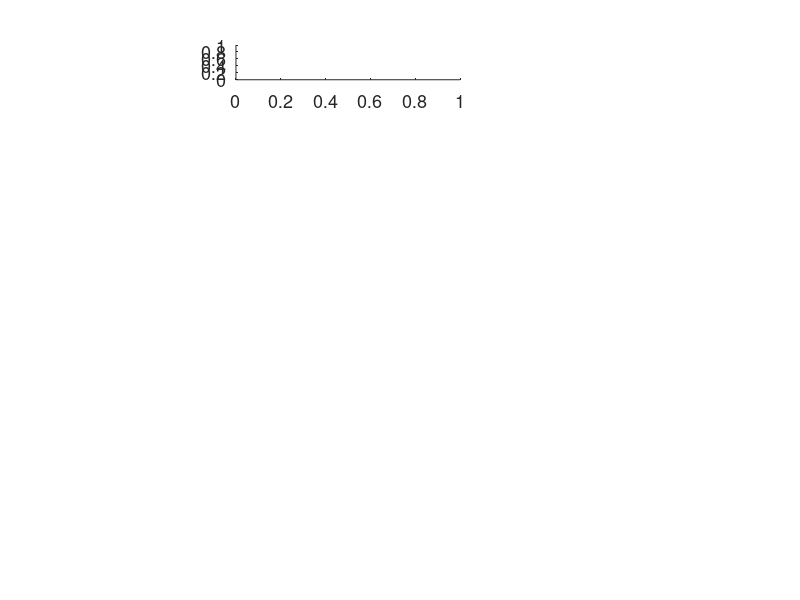

This chart was generated by the following MATLAB code: (Note: this script raises an error after producing the figure.)
function create_master_figure()
    % Main function to create a master figure with subplots and custom figures
    
    % Create master figure
    masterFig = figure;

    % Set font sizes to 5 times larger
    font_size = 1.3 * 10; % Assuming default font size is 10
    set(masterFig, 'DefaultAxesFontSize', font_size);
    set(masterFig, 'DefaultTextFontSize', font_size);


    % Step 1: Plot the audio waveform (spanning the 1st row)
    subplot(7, 10, [3, 4, 5 , 6]);
    [audio_signal, sampling_rate] = plot_waveform('backward0.wav');
    xlim([0, 1]); % Ensure full time range is displayed

    % Step 2: Plot windowed framings (spanning the 2nd row)
    subplot(7, 10, [13,14,15,16]); % Match full row width
    fft_size = 1600;
    number_of_windows = 4;
    window_start_times = [0.1, 0.15, 0.2, 0.6];
    [fft_results, frequencies] = plot_framings(audio_signal, sampling_rate, fft_size, number_of_windows, window_start_times);
    legend(arrayfun(@(x) ['Frame ' num2str(x)], 1:number_of_windows, 'UniformOutput', false));
    

    % Align the x-axis for windowed framings
    xlim([0, 1]); % Match the full time range for alignment

    % Step 3: Plot FFT results (3rd row, one per column)
    colors = ['r', 'g', 'b', 'm']; % Define colors for the frames

    for i = 1:number_of_windows
        if i == 4
            % For the 4th frame, adjust the subplot span to shift the title
            subplot(7, 10, [26]); % Use more right-shifted columns for the 4th frame
        else
            subplot(7, 10, 21 + i); % Default position for other frames
        end

        plot(frequencies{i}(1:fft_size/2), fft_results{i}(1:fft_size/2), 'Color', colors(i));

        if i == 4
            title('FFT of the i-th Frame'); % Special title for the 4th frame
        else
            title(['FFT of Frame ' num2str(i)]);
        end
        xlabel('Frequency (Hz)');
        ylabel('Magnitude');
        % grid on;
    end


    % Step 5: Plot the Mel filter bank (Row 4, Column 2)
    subplot(7, 10, [34, 35]) % Row 4, Column 2
    plot_mel_filters(sampling_rate, fft_size); % Call a dedicated function to plot filters    

    % Step 6: Apply Mel filters to FFT results and plot Mel-filtered results (Row 5)
    for i = 1:number_of_windows
        if i == 4
            % For the 4th frame, adjust the subplot span to shift the title
            subplot(7, 10, [46]); % Use more right-shifted columns for the 4th frame
        else
            subplot(7, 10, 41 + i); % Default position for other frames
        end
        % subplot(7, 10, 41 + i); % Position in Row 5, aligned under FFT figures
        
        mel_result = apply_mel_filters(fft_results{i}(1:fft_size/2+1), sampling_rate, fft_size); % Pass half FFT

        % Get center frequencies of Mel filters
        mel_to_hz = @(mel) 700 * (10.^(mel / 2595) - 1);
        min_hz = 300; % Minimum frequency
        max_hz = 8000; % Maximum frequency
        n_filters = 10; % Number of Mel filters
        mel_points = linspace(2595 * log10(1 + min_hz / 700), 2595 * log10(1 + max_hz / 700), n_filters + 2);
        hz_points = mel_to_hz(mel_points); % Convert Mel points back to Hz
        center_frequencies = hz_points(2:end-1); % Extract center frequencies

        % Bar plot with frequencies as x-axis labels
        bar(center_frequencies, mel_result); % Bar plot against frequencies
        % Conditional title logic for the 4th frame
        if i == 4
            title('Filtered FFT for Frame ith'); % Special title for the 4th frame
        else
            title(['Filtered FFT for Frame ' num2str(i)]); % Default title
        end
        xlabel('Frequency (Hz)');
        ylabel('Magnitude');
        grid on;
    end

    % % Step 6: Compute and plot Log-Mel Filtered Results (Row 6)
    % for i = 1:number_of_windows
    %     subplot(7, 4, 20 + i); % Position in Row 6, aligned under Mel-filtered results
    %     mel_result = apply_mel_filters(fft_results{i}(1:fft_size/2+1), sampling_rate, fft_size); % Mel-filtered results
    %     log_mel_result = log10(mel_result + 1e-6); % Compute logarithm with small epsilon for numerical stability
    %     bar(center_frequencies, log_mel_result); % Use bar plot for visualization
    %     if i == 4
    %         title('Log-Mel Result for Frame ith'); % Special title for the 4th frame
    %     else
    %         title(['Log-Mel Result for Frame ' num2str(i)]); % Default title
    %     end
    %     % title(['Log-Mel Result for Frame ' num2str(i)]);
    %     xlabel('Frequency (Hz)');
    %     ylabel('Log Magnitude');
    %     grid on;
    % end

    % Step 7: Plot Mel spectrogram on Row 7
    % Define empty space for future frames
    total_frames = 21; % Number of frames for 1 second (1/0.05 = 20 frames)
    mell_spectrogram = NaN(total_frames, n_filters); % Use NaN for white areas

    % Fill in the computed log-Mel-filtered results at the correct frame positions
    frame_positions = round(window_start_times / 0.05) + 1; % Map start times to frame indices
    for i = 1:number_of_windows
        mel_result = apply_mel_filters(fft_results{i}(1:fft_size/2+1), sampling_rate, fft_size); % Mel-filtered results
        mell_spectrogram(frame_positions(i), :) = mel_result; % Store in matrix
    end

    % Replace near-zero values with a small constant
    mell_spectrogram(mell_spectrogram < 5 & ~isnan(mell_spectrogram)) = 5;
    disp(mell_spectrogram(mell_spectrogram == 1)); % Print values set to 1
    disp(mell_spectrogram); % Print the full matrix


    % Create a time vector spanning 0 to 1 second
    time_vector = linspace(0, 1, total_frames);

    % Plot the extended Mel spectrogram
    subplot(7, 5, [33]); % Row 7 spans multiple columns
    imagesc(time_vector, center_frequencies, mell_spectrogram'); % Transpose for correct orientation
    set(gca, 'YDir', 'normal'); % Flip y-axis for correct frequency orientation
    xlabel('Time (s)');
    ylabel('Frequency (Hz)');
    colorbar;
    title('Mel Spectrogram of Audio Word "Backward"');

    % Adjust colormap to make NaN areas white
    colormap(gca, [1 1 1; parula(256)]); % White for NaN, then default colormap
    caxis([0 max(mell_spectrogram(:), [], 'omitnan')]); % Adjust color scaling


    

    % Step 7: Plot Mel spectrogram on Row 7
    % % Define empty space for future frames
    % total_frames = 21; % Number of frames for 1 second (1/0.05 = 20 frames)
    % mell_spectrogram = NaN(total_frames, n_filters); % Use NaN for white areas

    % % Fill in the computed log-Mel-filtered results at the correct frame positions
    % frame_positions = round(window_start_times / 0.05) + 1; % Map start times to frame indices
    % for i = 1:number_of_windows
    %     mel_result = apply_mel_filters(fft_results{i}(1:fft_size/2+1), sampling_rate, fft_size); % Mel-filtered results
    %     mell_spectrogram(frame_positions(i), :) = mel_result; % Store in matrix
    % end

    % % Create a time vector spanning 0 to 1 second
    % time_vector = linspace(0, 1, total_frames);
    % % time_vector = linspace(window_start_times(1), 1, total_frames); % Start from 0.1

    % % Plot the extended Mel spectrogram
    % subplot(7, 4, [25]); % Row 7 spans multiple columns
    % imagesc(time_vector, center_frequencies, mell_spectrogram'); % Transpose for correct orientation
    % set(gca, 'YDir', 'normal'); % Flip y-axis for correct frequency orientation
    % xlabel('Time (s)');
    % ylabel('Frequency (Hz)');
    % colorbar;
    % title('Mel Spectrogram of Audio Word "Backward"');


end

function mel_result = apply_mel_filters(fft_result, fs, nfft)
    % Function to apply Mel filters to a single FFT result
    
    % Mel filter parameters
    min_hz = 300;      % Minimum frequency
    max_hz = 8000;     % Maximum frequency
    n_filters = 10;    % Number of Mel filters

    % Convert Hz to Mel scale and back
    hz_to_mel = @(hz) 2595 * log10(1 + hz / 700);
    mel_to_hz = @(mel) 700 * (10.^(mel / 2595) - 1);

    % Generate Mel filter bank
    min_mel = hz_to_mel(min_hz);
    max_mel = hz_to_mel(max_hz);
    mel_points = linspace(min_mel, max_mel, n_filters + 2);  % Mel points including edges
    hz_points = mel_to_hz(mel_points);                      % Convert back to Hz
    bin_points = floor((nfft + 1) * hz_points / fs);         % Map to FFT bins

    mel_filter_bank = zeros(n_filters, nfft / 2 + 1);
    for m = 2:n_filters+1
        f_m_minus = bin_points(m - 1);  % Start of the filter
        f_m = bin_points(m);            % Center of the filter
        f_m_plus = bin_points(m + 1);   % End of the filter

        % Rising slope
        for k = f_m_minus:f_m
            mel_filter_bank(m-1, k) = (k - f_m_minus) / (f_m - f_m_minus);
        end

        % Falling slope
        for k = f_m:f_m_plus
            mel_filter_bank(m-1, k) = (f_m_plus - k) / (f_m_plus - f_m);
        end
    end

    % Ensure FFT result is a column vector
    fft_result = fft_result(:);  % Convert to column vector if needed

    % Apply Mel filters to the FFT result
    mel_result = mel_filter_bank * fft_result;  % Multiply and sum
end

function [stft_results, frequencies] = plot_framings(signal, fs, nfft, num_windows, start_times)
    % Function to apply Hamming windows, compute FFT, and plot windowed frames
    
    % Initialize cell arrays for segments, STFT results, and frequencies
    windowed_segments = cell(num_windows, 1);
    stft_results = cell(num_windows, 1);
    frequencies = cell(num_windows, 1);

    % Apply Hamming windows and compute FFT for each window
    for i = 1:num_windows
        start_idx = round(start_times(i) * fs) + 1;
        end_idx = start_idx + nfft - 1;
        segment = signal(start_idx:end_idx) .* hamming(nfft);
        windowed_segments{i} = segment;

        S = fft(segment, nfft);
        frequencies{i} = (0:nfft-1) * (fs / nfft);
        stft_results{i} = abs(S);
    end

    % Plot the windowed segments
    hold on;
    colors = ['r', 'g', 'b', 'm']; % Example colors for each window
    for i = 1:num_windows
        segment_time = (0:nfft-1) / fs + start_times(i);
        plot(segment_time, windowed_segments{i}, 'Color', colors(i));
    end
    hold off;

    % Formatting the plot
    title('Signal Segments Processed with Hamming Window');
    xlabel('Time (s)');
    ylabel('Amplitude');
    % legend(arrayfun(@(x) ['Frame ' num2str(x)], 1:num_windows, 'UniformOutput', false));
    % grid on;
end

function [signal, fs] = plot_waveform(file_path)
    % Load the audio file
    [signal, fs] = audioread(file_path);
    signal = signal(:, 1);  % Use only one channel if stereo
    signal_length = length(signal);
    
    % Time vector for plotting
    time_vector = (1:signal_length) / fs;
    
    % Plot the waveform
    plot(time_vector, signal);
    title('Audio Waveform of the Word: "Backward"');
    % xlabel('Time (s)');
    ylabel('Amplitude');
    % grid on;
end

function plot_mel_filters(fs, nfft)
    % Function to plot the Mel filter bank

    % Mel filter parameters
    min_hz = 300;      % Minimum frequency
    max_hz = 8000;     % Maximum frequency
    n_filters = 10;    % Number of Mel filters

    % Convert Hz to Mel scale and back
    hz_to_mel = @(hz) 2595 * log10(1 + hz / 700);
    mel_to_hz = @(mel) 700 * (10.^(mel / 2595) - 1);

    % Generate Mel filter bank
    min_mel = hz_to_mel(min_hz);
    max_mel = hz_to_mel(max_hz);
    mel_points = linspace(min_mel, max_mel, n_filters + 2);  % Mel points including edges
    hz_points = mel_to_hz(mel_points);                      % Convert back to Hz
    bin_points = floor((nfft + 1) * hz_points / fs);         % Map to FFT bins

    mel_filter_bank = zeros(n_filters, nfft / 2 + 1);
    freq_axis = linspace(0, fs / 2, nfft / 2 + 1);  % Frequency axis for plotting
    for m = 2:n_filters+1
        f_m_minus = bin_points(m - 1);  % Start of the filter
        f_m = bin_points(m);            % Center of the filter
        f_m_plus = bin_points(m + 1);   % End of the filter

        % Rising slope
        for k = f_m_minus:f_m
            mel_filter_bank(m-1, k) = (k - f_m_minus) / (f_m - f_m_minus);
        end

        % Falling slope
        for k = f_m:f_m_plus
            mel_filter_bank(m-1, k) = (f_m_plus - k) / (f_m_plus - f_m);
        end
    end

    % Plot all Mel-scaled filters
    hold on;
    for m = 1:n_filters
        plot(freq_axis, mel_filter_bank(m, :), 'LineWidth', 1.5);  % Plot each filter
    end
    hold off;
    xlim([300, 8000]);  % Set frequency range
    ylim([0, 1]);       % Set amplitude range
    title('A Set of 10 Mel-scaled Filters is Applied to All FFT Frames.');
    xlabel('Frequency (Hz)');
    ylabel('Weight');
    grid on;
end


% Main entry point
create_master_figure(); % Explicitly call the main function
